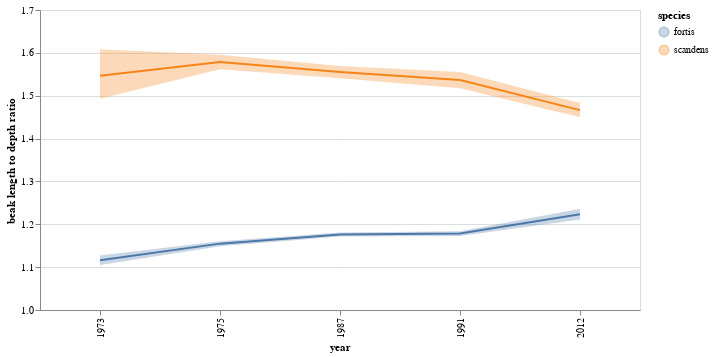

Notebook code cell kept with this figure:
### Markdown cell above
Now we can plot the mean confidence interval of two species over time.

### Code cell
axis_scale = alt.Scale(domain=[1, 1.7])

mean = alt.Chart(df_ratio_mean_conf_int,
                width=600).mark_line().encode(
    x='year:O',
    y='mean:Q',
    color='species:N'
)

confidence_interval = alt.Chart(df_ratio_mean_conf_int,
                               width=600).mark_area(opacity=0.3).encode(
    x='year:O',
    y=alt.Y('low:Q', axis=alt.Axis(title='beak length to depth ratio'),scale=axis_scale),
    y2='high:Q',
    color='species:N'
)

confidence_interval + mean

### Figure 1 — Vega-Lite specification as saved in the notebook (floating-point values rounded to 4 significant figures)
{"$schema": "https://vega.github.io/schema/vega-lite/v2.6.0.json", "config": {"view": {"height": 300, "width": 400}}, "datasets": {"data-a988ff6130b401761647ede20c7ffb89": [{"high": 1.608, "low": 1.493, "mean": 1.546, "species": "scandens", "year": 1973}, {"high": 1.595, "low": 1.562, "mean": 1.579, "species": "scandens", "year": 1975}, {"high": 1.57, "low": 1.541, "mean": 1.555, "species": "scandens", "year": 1987}, {"high": 1.555, "low": 1.517, "mean": 1.537, "species": "scandens", "year": 1991}, {"high": 1.483, "low": 1.45, "mean": 1.466, "species": "scandens", "year": 2012}, {"high": 1.127, "low": 1.105, "mean": 1.116, "species": "fortis", "year": 1973}, {"high": 1.161, "low": 1.149, "mean": 1.155, "species": "fortis", "year": 1975}, {"high": 1.181, "low": 1.171, "mean": 1.176, "species": "fortis", "year": 1987}, {"high": 1.184, "low": 1.173, "mean": 1.178, "species": "fortis", "year": 1991}, {"high": 1.236, "low": 1.211, "mean": 1.224, "species": "fortis", "year": 2012}]}, "layer": [{"data": {"name": "data-a988ff6130b401761647ede20c7ffb89"}, "encoding": {"color": {"field": "species", "type": "nominal"}, "x": {"field": "year", "type": "ordinal"}, "y": {"axis": {"title": "beak length to depth ratio"}, "field": "low", "scale": {"domain": [1, 1.7]}, "type": "quantitative"}, "y2": {"field": "high", "type": "quantitative"}}, "mark": {"opacity": 0.3, "type": "area"}, "width": 600}, {"data": {"name": "data-a988ff6130b401761647ede20c7ffb89"}, "encoding": {"color": {"field": "species", "type": "nominal"}, "x": {"field": "year", "type": "ordinal"}, "y": {"field": "mean", "type": "quantitative"}}, "mark": "line", "width": 600}]}
